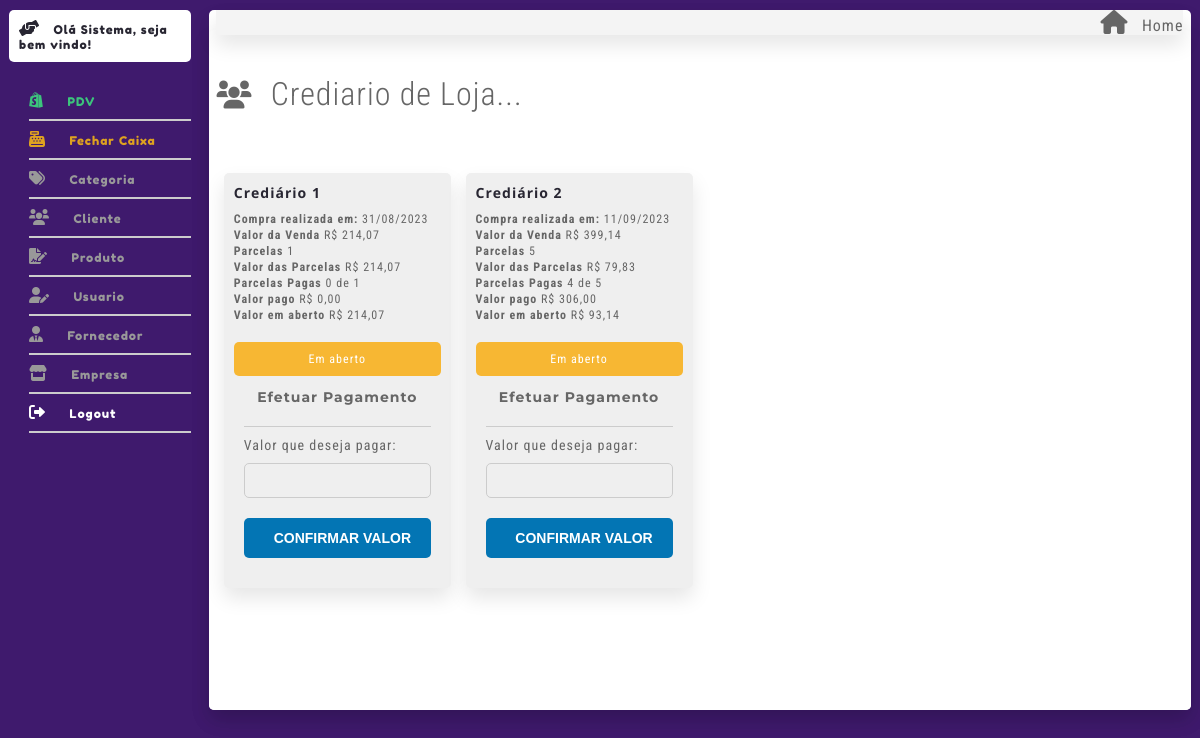
The page /index.php?controller=CrediarioController&metodo=Listar&id=1 (signed in) on the database its author committed.
### tables this page shows
CREATE TABLE `clientes` (
  `ID` int(11) NOT NULL,
  `CODIGO` varchar(6) NOT NULL,
  `NOME` varchar(255) DEFAULT NULL,
  `CPF` varchar(15) DEFAULT NULL,
  `RG` varchar(14) DEFAULT NULL,
  `CIDADE` varchar(40) DEFAULT NULL,
  `LOGRADOURO` varchar(80) DEFAULT NULL,
  `NUMERO` varchar(10) DEFAULT NULL,
  `BAIRRO` varchar(40) DEFAULT NULL,
  `CEP` varchar(40) DEFAULT NULL,
  `UF` varchar(2) DEFAULT NULL,
  `TELEFONE` double DEFAULT NULL,
  `CELULAR` varchar(14) DEFAULT NULL,
  `SEXO` enum('M','F') DEFAULT NULL,
  `ATIVO` enum('S','N') DEFAULT NULL,
  `NOMEMAE` varchar(100) DEFAULT NULL,
  `EMPREGOATUAL` varchar(100) DEFAULT NULL,
  `RENDA` double DEFAULT NULL,
  `LIMITE` double DEFAULT NULL
);

CREATE TABLE `venda` (
  `ID` int(11) NOT NULL,
  `DATAVENDA` datetime DEFAULT NULL,
  `VALOR` double DEFAULT NULL,
  `USUARIO` int(11) DEFAULT NULL,
  `CLIENTE` int(11) DEFAULT NULL,
  `FOPA` int(11) DEFAULT NULL,
  `QUANTIDADEITENS` int(11) DEFAULT NULL,
  `PARCELAS` int(11) DEFAULT NULL
);

### src/Controllers/CrediarioController.php (called while the page is built, shortened)
<?php
class CrediarioController extends Notifications
{
    function Listar()
    {
        if ($_GET) {
            $id = $_GET['id'];
            $src = new CrediarioDao();
            $cre = $src->ListarCrediario($id);
            require_once 'Views/Painel/Index.php';
        }
    }
}

### src/index.php (called while the page is built, shortened)
<?php
if ($_GET) {
    $metodo = $_GET['metodo'];
    $entity = new $controllerClass();
    $entity->$metodo();
} else {
    require_once 'Controllers/BaseController.php';
    $start = new BaseController();
    $start->Login();
}

### src/Models/Contexto.php (called while the page is built, shortened)
<?php
class Contexto
{
    protected function __construct() {
        $inf = "mysql:host=localhost;dbname=ar3_pdv";
        try {
            $this->banco = new PDO($inf, "root", "",array(PDO::MYSQL_ATTR_INIT_COMMAND => "SET NAMES utf8"));
        } catch (PDOException $e) {
            die($e->getMessage());
        }
    }
}

### src/Models/CrediarioDao.php (called while the page is built, shortened)
<?php
class CrediarioDao extends Contexto
{
    function ListarCrediario($id)
    {
        $query = " SELECT V.ID AS VENDA
        ,V.DATAVENDA AS DATAVENDA
        ,V.VALOR  AS VALORTOTAL
        ,V.PARCELAS AS QTDEPARCELAS
        ,C.ID AS IDCLIENTE
        ,C.NOME  AS NOME
        ,IF(CR.PARCELASPAGAS = 0, '0',COUNT(CR.PARCELASPAGAS)) AS PARCELASPAGAS
        ,SUM(VALORPAGO) AS VALORTOTALPAGO
   FROM VENDA V INNER JOIN
        CLIENTES C ON(C.ID = V.CLIENTE) INNER JOIN
        CREDIARIO CR ON(CR.CLIENTE = C.ID AND CR.VENDA = V.ID)
  WHERE C.ID = $id
    AND V.FOPA = 5
    GROUP BY V.ID, V.DATAVENDA, V.VALOR, V.PARCELAS, C.ID, C.NOME
                ";
        try {
            $c = $this->banco->prepare($query);
            $ret = $c->execute();
            $this->banco = null;
            if (!$ret) {
                die('erro ao listar ');
            } else {
                $retorno = $c->fetchAll(PDO::FETCH_OBJ);
                return $retorno;
            }
        } catch (PDOException $e) {
            die($e->getMessage());
        }
    }
}

### src/Configurations/Formater.php (called while the page is built, shortened)
<?php
class Formater
{
    public function converterMoeda($var){
        return number_format($var,2,',','.');
    }
    public function formatarData($data){
        return date('d/m/Y', strtotime($data));
    }
}

### src/Views/Crediario/Listar.php (the view, shortened to what this page needs)
<section class='canva shadow-down mg-t-2 bg-branco radius'>
    <div class="container">
        <div class="box-12">
            <?php
            if (isset($cre) && count($cre) > 0) {
                echo "<h1 class='fonte32 fonte-roboto fw-300 mg-b-6'>
                <i class='fas fa-users fonte28 fnc-cinza mg-r-1'></i>
                Crediario de {$cre[0]->NOME}...
            </h1>";
                $contador = 1;
                foreach ($cre as $dados) { ?>
                    <ul class="box-3 shadow-down pd-10 bg-p5-neutral radius">
                        <h2 class="fonte14 espaco-letra mg-b-1 fonte-open fnc-preto-1 "> Crediário <?php echo $contador; ?> </h2>
                        <li class=" fonte12 mg-b-02 ">
                            <span class="fw-bold espaco-letra"> Compra realizada em: </span>
                            <?php echo $Formater->formatarData($dados->DATAVENDA); ?>
                        </li>
                        <li class="fonte12 mg-b-02">
                            <span class="fw-bold espaco-letra"> Valor da Venda </span>
                            <?php echo "R$ " . $Formater->converterMoeda($dados->VALORTOTAL); ?>
                        </li>
                        <li class="fonte12 mg-b-02">
                            <span class="fw-bold espaco-letra"> Parcelas</span>
                            <?php echo $dados->QTDEPARCELAS; ?>
                        </li>
                        <li class="fonte12 mg-b-02">
                            <span class="fw-bold espaco-letra"> Valor das Parcelas</span>
                            <?php echo "R$ " . $Formater->converterMoeda($dados->VALORTOTAL / $dados->QTDEPARCELAS) ; ?>
                        </li>
                        <li class="fonte12 mg-b-02">
                            <span class="fw-bold espaco-letra "> Parcelas Pagas</span>
                            <?php echo $dados->PARCELASPAGAS . " de " . $dados->QTDEPARCELAS; ?>
                        </li>
                        <li class="fonte12 mg-b-02">
                            <span class="fw-bold espaco-letra "> Valor pago </span>
                            <?php echo "R$ " . $Formater->converterMoeda($dados->VALORTOTALPAGO); ?>
                        </li>
                        <li class="fonte12 mg-b-02">
                            <span class="fw-bold espaco-letra "> Valor em aberto </span>
                            <?php echo "R$ " . $Formater->converterMoeda($dados->VALORTOTAL - $dados->VALORTOTALPAGO); ?>
                        </li>
                        <?php
                        if ($dados->PARCELASPAGAS < $dados->QTDEPARCELAS) { ?>
                            <li class='radius txt-c pd-10 fnc-branco fonte12 mg-b-02  bg-p1-amarelo mg-t-2 '> Em aberto </li>
                                <form action="index.php?controller=CrediarioController&metodo=PagarCrediario" method="POST" class="pd-10">
                                    <h1 class="fonte14 espaco-letra fonte-montserrat txt-c mg-b-2">Efetuar Pagamento</h1>
                                    <div class="divider mg-b-1"></div>
                                    <label> Valor que deseja pagar:</label>
                                    <input type="text" name="valorpago" class="mg-b-2"/>
                                    <input type="submit" class="btn-100 bg-p2-azul fnc-branco uppercase" value="Confirmar valor"/>
                                </form>
                        <?php } else {
                            echo "<li class='radius txt-c pd-t-1 fnc-branco fonte12 mg-b-02 hg-40 bg-p2-verde'>Pago valor total </li>";
                        }
                        ?>
                    </ul>
                <?php $contador++;
                }
            }
            ?>
        </div>
    </div>
</section>

### rows shown on the page
clientes: NOME "Loja"
venda: DATAVENDA "31/08/2023", VALOR "214,07", PARCELAS "1", $Formater->converterMoeda($dados->VALORTOTAL / $dados->QTDEPARCELAS) "214,07", PARCELASPAGAS "0", VALORTOTALPAGO "0,00", VALORTOTALPAGO "214,07"
venda: DATAVENDA "11/09/2023", VALOR "399,14", PARCELAS "5", $Formater->converterMoeda($dados->VALORTOTAL / $dados->QTDEPARCELAS) "79,83", PARCELASPAGAS "4", VALORTOTALPAGO "306,00", VALORTOTALPAGO "93,14"

### other values the page prints
$_SESSION['nome'] "Sistema"
